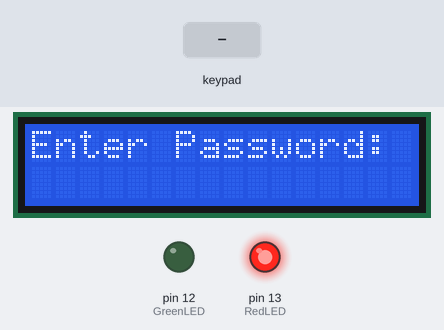
Recording of a sketch running on a simulated Arduino Uno, built with avr-gcc and run on an emulated ATmega328P. Shown: 16×2 character LCD, output pins drawn as LEDs (lit = HIGH). Inputs (shaded band) come from the test bench.

Above: at 1.2 s.
1.3 s: keypad keys 1 2 3 4 5 # pressed 0.4 s apart
At 4.0 s:
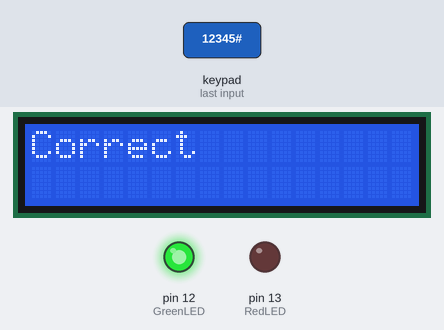
5.2 s: key '#' pressed
8.2 s: keypad keys 1 2 3 4 5 * pressed 0.4 s apart
At 13.3 s:
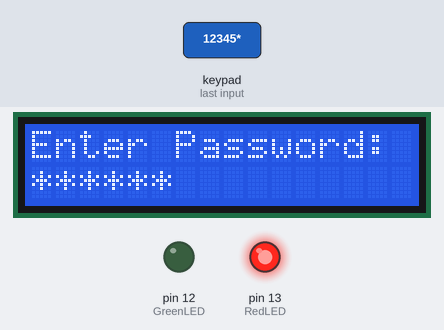
13.6 s: key '1' pressed
At 14.3 s:
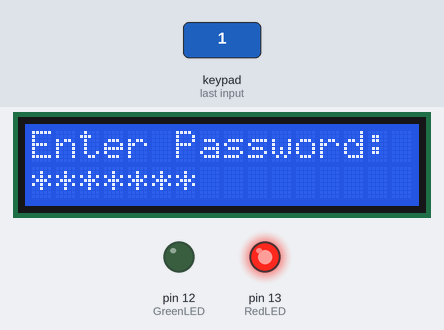
15.1 s: keypad keys 1 2 3 4 5 pressed 0.4 s apart
At 16.5 s:
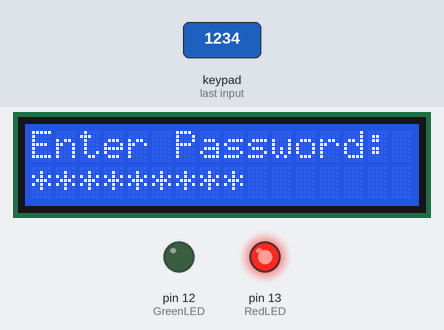
Timing chart, 0 to 18.1 s (numbered marks = the images above; inputs shaded):
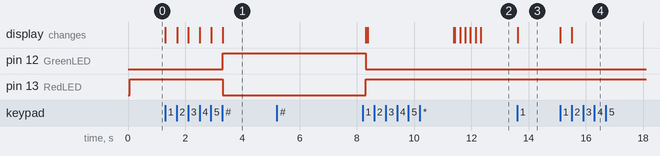

The sketch:

KeypadAccessCode.ino
```cpp
#include <Wire.h>
#include <LiquidCrystal_I2C.h>
#include <Keypad.h>

#define Password_Length 10
#define SUBMIT_KEY '#'

char Data[Password_Length];
char Master[Password_Length] = "12345";
int RedLED = 13;
int GreenLED = 12;
byte data_count = 0;
char customKey;

const byte ROWS = 4;
const byte COLS = 4;
char hexaKeys[ROWS][COLS] = {
  {'1', '2', '3', 'A'},
  {'4', '5', '6', 'B'},
  {'7', '8', '9', 'C'},
  {'*', '0', '#', 'D'}
};

byte rowPins[ROWS] = {9, 8, 7, 6};
byte colPins[COLS] = {5, 4, 3, 2};

Keypad customKeypad = Keypad(makeKeymap(hexaKeys), rowPins, colPins, ROWS, COLS);
LiquidCrystal_I2C lcd(0x27, 16, 2);

void setup() {
  lcd.begin(16, 2);
  lcd.backlight();
  pinMode(GreenLED, OUTPUT);
  pinMode(RedLED, OUTPUT);
  digitalWrite(RedLED, HIGH);
  digitalWrite(GreenLED, LOW);
}

void loop() {
  lcd.setCursor(0, 0);
  lcd.print("Enter Password:");

  customKey = customKeypad.getKey();
  if (customKey) {
    if (customKey == SUBMIT_KEY) {
      checkPassword();
    }
    else if (data_count < Password_Length - 1) {
      Data[data_count] = customKey;
      lcd.setCursor(data_count, 1);
      lcd.print('*');
      data_count++;
    }
  }
}

void checkPassword() {
  lcd.clear();
  Data[data_count] = '\0';

  if (!strcmp(Data, Master)) {
    lcd.print("Correct");
    digitalWrite(RedLED, LOW);
    digitalWrite(GreenLED, HIGH);
    delay(5000);
    digitalWrite(RedLED, HIGH);
    digitalWrite(GreenLED, LOW);
  } else {
    lcd.print("Incorrect");
    digitalWrite(RedLED, HIGH);
    delay(3000);
  }

  lcd.clear();
  clearData();
}

void clearData() {
  while (data_count != 0) {
    Data[data_count--] = 0;
  }
}
```

Measured:
- after the input at 1.3 s, pin 12 (GreenLED): LOW → HIGH after 2.0 s; pin 13 (RedLED): HIGH → LOW after 2.0 s; the display: first changes at once (image 1 shows a later state)
- after the input at 5.2 s, every drawn part: stays the same
- after the input at 8.2 s, the display: first differs from a run without the input after 3.2 s (image 2 shows a later state)
- after the input at 13.6 s, the display: changes at once (image 3)
- after the input at 15.1 s, the display: first changes at once (image 4 shows a later state)
